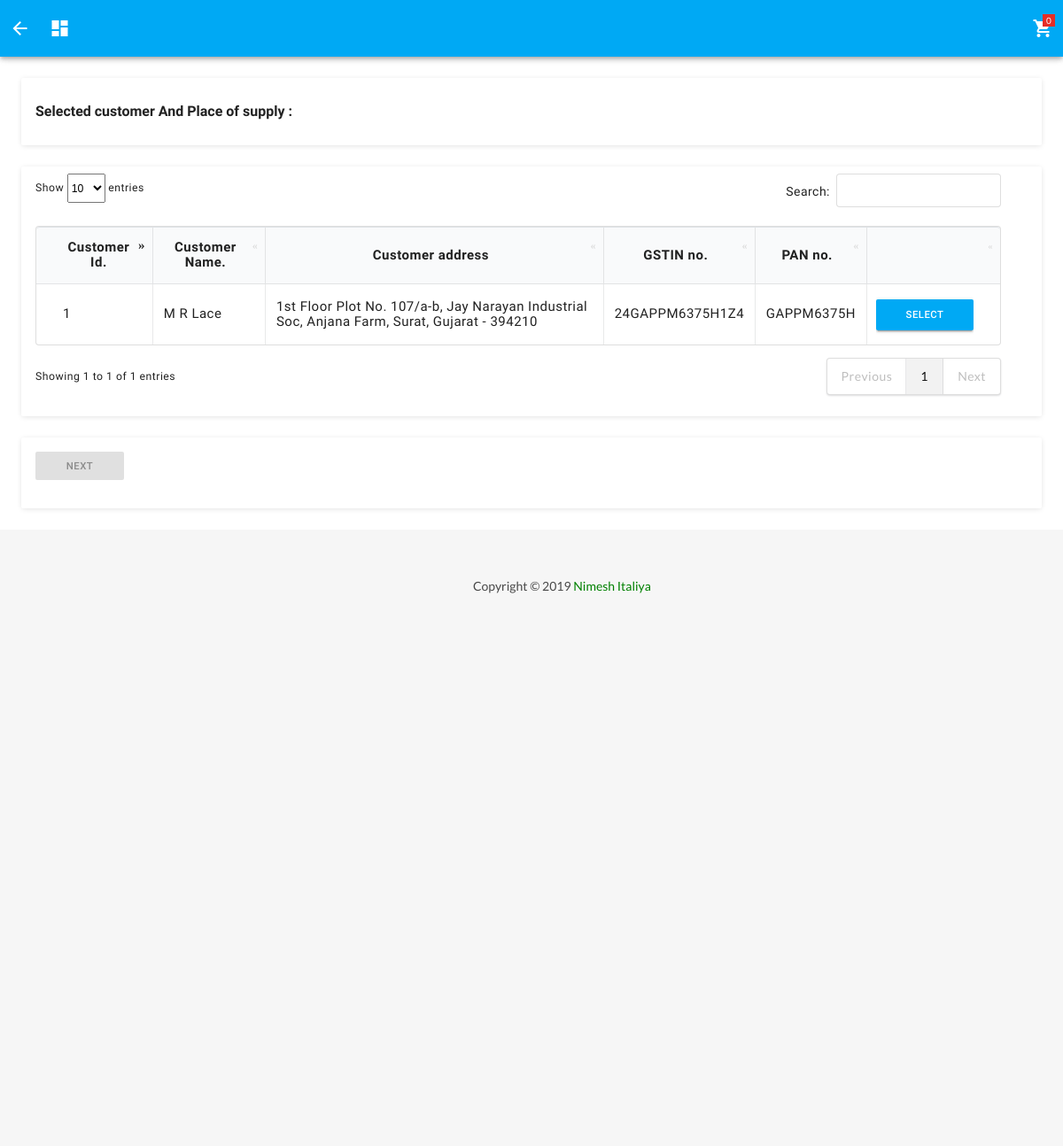
Screenshot of /pages/forms/cust-list.php with the database file from the repository.
### tables this page shows
CREATE TABLE IF NOT EXISTS `customers` (
  `cust_id` int(10) NOT NULL AUTO_INCREMENT,
  `name` varchar(50) DEFAULT NULL,
  `address` varchar(100) DEFAULT NULL,
  `phone_no` varchar(20) DEFAULT NULL,
  `gstin_no` varchar(20) DEFAULT NULL,
  `pan_no` varchar(20) DEFAULT NULL,
  `place_of_supply` varchar(20) DEFAULT NULL,
  PRIMARY KEY (`cust_id`)
);

### pages/forms/cust-list.php (the view, shortened to what this page needs)
<!DOCTYPE html>
<html lang="en">
<head>
    <link href="../../css/bootstrap.min.css" rel="stylesheet" id="bootstrap-css">
    <link rel="stylesheet" href="../../css/login_form.css">
    <link rel="stylesheet" href="../../node_modules/mdi/css/materialdesignicons.min.css">
    <link rel="stylesheet" href="../../css/style.css">
    <link rel="stylesheet" href="../../css/semantic.min.css">
    <link rel="stylesheet" href="../../css/dataTables.semanticui.min.css">
</head>
<body onload="onload_fun()">
    <div class="body-wrapper">
        <header class="mdc-toolbar mdc-elevation--z4 mdc-toolbar--fixed">
            <div class="mdc-toolbar__row">
                <section class="mdc-toolbar__section mdc-toolbar__section--align-start">
                    <div class="mdc-menu-anchor">
                        <a href="javascript:history.go(-1)" title="Return to the previous page"
                            class="mdc-toolbar__icon toggle mdc-ripple-surface" data-mdc-auto-init="MDCRipple">
                            <i class="material-icons">arrow_back</i>
                        </a>
                    </div>
                    <div class="mdc-menu-anchor">
                        <a href="../../index.php" class="mdc-toolbar__icon toggle mdc-ripple-surface"
                            data-mdc-auto-init="MDCRipple">
                            <i class="material-icons">dashboard</i>
                        </a>
                    </div>
                </section>
                <section class="mdc-toolbar__section mdc-toolbar__section--align-end" role="toolbar">
                    <div class="mdc-menu-anchor">
                        <a href="selected-product-list.php" class="mdc-toolbar__icon toggle mdc-ripple-surface"
                            data-mdc-auto-init="MDCRipple">
                            <i class="material-icons">shopping_cart</i>
                            <span class="dropdown-count" id="span_quantity">
                                <?php
								include ("../../DBconfig.php");
								$sql = "SELECT COUNT(id) count FROM bill_data;";
				              	$result = mysqli_query($conn, $sql);
				              	if (mysqli_num_rows($result) > 0) {
				                  	$row = mysqli_fetch_assoc($result);
				                  	echo $row["count"];
				              	}else {
				                  	echo "0";
				              	}
								?>
                            </span>
                        </a>
                    </div>
                </section>
            </div>
        </header>
        <div class="page-wrapper mdc-toolbar-fixed-adjust">
            <div class="mdc-layout-grid">
                <div class="mdc-layout-grid__inner">
                    <div class="mdc-layout-grid__cell stretch-card mdc-layout-grid__cell--span-12">
                        <div class="mdc-card">
                            <section class="mdc-card__primary">
                                <h1 class="mdc-card__title mdc-card__title--large">Selected customer And Place of supply
                                    :</h1>
                            </section>
                        </div>
                    </div>
                    <div class="mdc-layout-grid__cell stretch-card mdc-layout-grid__cell--span-12">
                        <div class="mdc-card">
                            <section class="mdc-card__supporting-text">
                                <div class="mdc-layout-grid__inner">
                                    <div class="mdc-layout-grid__cell mdc-layout-grid__cell--span-12-desktop">
                                        <div class="template-demo">
                                            <div id="demo-tf-box-wrapper">
                                                <div class="container">
                                                    <table id="example" class="ui celled table" style="width:100%">
                                                        <thead>
                                                            <tr>
                                                                <th
                                                                    style="text-align: center; vertical-align: inherit; font-size: 15px;">
                                                                    Customer Id.</th>
                                                                <th
                                                                    style="text-align: center; vertical-align: inherit; font-size: 15px;">
                                                                    Customer Name.</th>
                                                                <th
                                                                    style="text-align: center; vertical-align: inherit; font-size: 15px;">
                                                                    Customer address</th>
                                                                <th
                                                                    style="text-align: center; vertical-align: inherit; font-size: 15px;">
                                                                    GSTIN no.</th>
                                                                <th
                                                                    style="text-align: center; vertical-align: inherit; font-size: 15px;">
                                                                    PAN no.</th>
                                                                <th></th>
                                                            </tr>
                                                        </thead>
                                                        <tbody>
                                                            <?php
				    				                            include ("../../DBconfig.php");
				            				                    $sql = "SELECT * FROM customers;";
				            				                    $result = mysqli_query($conn, $sql);
				            				                    if (mysqli_num_rows($result) > 0)
				            		                                while($row = mysqli_fetch_assoc($result)){
				            				                            echo "<tr>" .
				                                                        " <td style=\"text-align: left; vertical-align: inherit; font-size: 15px;\">$row[cust_id]</td>" .
				            		                                        " <td style=\"text-align: left; vertical-align: inherit; font-size: 15px;\">$row[name]</td>" .
																			" <td style=\"text-align: left; vertical-align: inherit; font-size: 15px;\">$row[address]</td>" .
				                                                            " <td style=\"text-align: left; vertical-align: inherit; font-size: 15px;\">$row[gstin_no]</td>" .
																			" <td style=\"text-align: left; vertical-align: inherit; font-size: 15px;\">$row[pan_no]</td>" .
				                                                            " <td><div id='demo-tf-box-wrapper'><div class='mdc-list-item mdc-drawer-item purchase-link' ><button onclick='select_cust(this)' class='mdc-button mdc-button--raised mdc-button--dense mdc-ripple-upgraded' data-mdc-auto-init='MDCRipple' style='--mdc-ripple-fg-size:44.925px;height:35px; width: 110px; --mdc-ripple-fg-scale:2.03509; --mdc-ripple-fg-translate-start:21.9125px, -4.86249px; --mdc-ripple-fg-translate-end:14.975px, -6.4625px;'>Select</button></div></div></td>" . "</tr>";
				            				                        }
				            				                ?>
                                                        </tbody>
                                                    </table>
                                                </div>
                                            </div>
                                        </div>
                                    </div>
                                </div>
                            </section>
                        </div>
                    </div>
                    <div class="mdc-layout-grid__cell stretch-card mdc-layout-grid__cell--span-12">
                        <div class="mdc-card">
                            <form class="frm" method="post" id="frm" action="view-bill.php">
                                <section class="mdc-card__supporting-text">
                                    <div class="mdc-layout-grid__inner">
                                        <div class="mdc-layout-grid__cell mdc-layout-grid__cell--span-2-desktop">
                                            <div class="template-demo">
                                                <div id="demo-tf-box-wrapper">
                                                    <div class="mdc-list-item mdc-drawer-item purchase-link">
                                                        <input type="submit" id="submit_button" disabled
                                                            style="width: 100px;" value="next"
                                                            class="mdc-button mdc-button--raised mdc-button--dense mdc-drawer-link"
                                                            data-mdc-auto-init="MDCRipple">
                                                    </div>
                                                </div>
                                            </div>
                                        </div>
                                    </div>
                                </section>
                            </form>
                        </div>
                    </div>
                </div>
            </div>
            <main class="content-wrapper">
                <?php include("../../partials/_footer.php"); ?>
            </main>
        </div>
    </div>
</body>
</html>

### css/login_form.css (style rules this page uses)
body { background-color: #25274d; }

### pages/forms/cust-list.php (style rules this page uses)
th, td { text-align: left; vertical-align: top; font-size: 15px; }

### rows the page displays
customers: cust_id "1", name "M R Lace", address "1st Floor Plot No. 107/a-b, Jay Narayan Industrial Soc, Anjana Farm, Surat, Gujarat - 394210", gstin_no "24GAPPM6375H1Z4", pan_no "GAPPM6375H"

### other values shown
$row["count"] "0"
